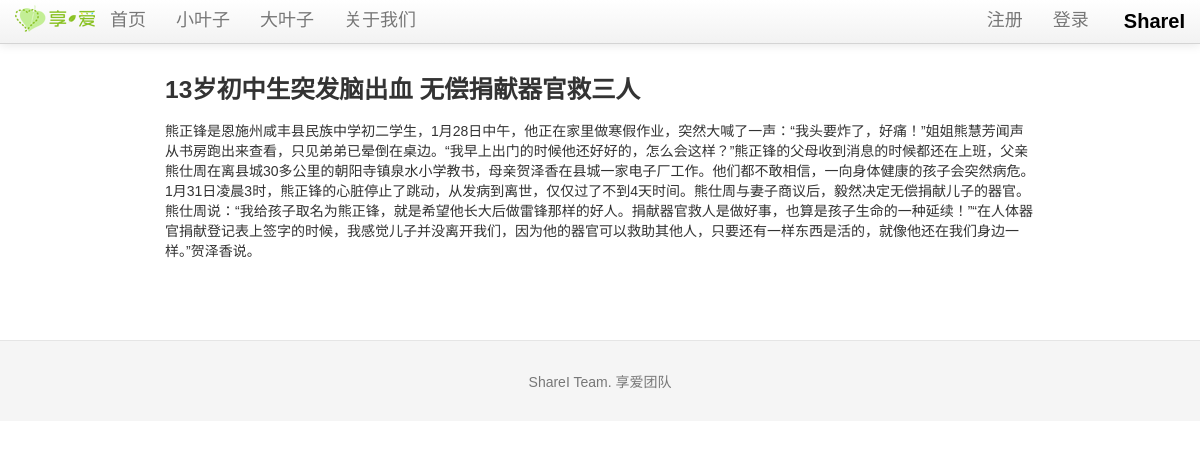
The page /blog/1 on the database its author committed.
### tables this page shows
CREATE TABLE blog (
	blog_id integer primary key autoincrement,
	bleaf_id integer not null,
	lleaf_id integer not null,
	title text not null,
	blogtext text not null,
	createtime TIMESTAMP default (datetime('now', 'localtime'))
);

### sharei.py (the view)
@app.route('/blog/<blog_id>')
def show_blog(blog_id):
    blog = query_db('select * from blog where blog.blog_id = ?', [blog_id], one=True)
    if blog is None:
        error = '不存在此日志'
        return render_template('littleleaf.html', error=error)
    return render_template('blog.html', blog=blog)

### sharei.py (called while the page is built)
def get_db():
    top = _app_ctx_stack.top
    if not hasattr(top, 'sqlite_db'):
        top.sqlite_db = sqlite3.connect(app.config['DATABASE'])
        top.sqlite_db.row_factory = sqlite3.Row
    return top.sqlite_db

@app.teardown_appcontext
def close_database(exception):
    top = _app_ctx_stack.top
    if hasattr(top, 'sqlite_db'):
        top.sqlite_db.close()

def query_db(query, args=(), one=False):
    cur = get_db().execute(query, args)
    rv = cur.fetchall()
    return (rv[0] if rv else None) if one else rv

@app.before_request
def before_request():
    g.bleaf = None
    if 'bleaf_id' in session:
        g.bleaf = query_db('select * from bleaf where bleaf_id = ?', [session['bleaf_id']], one=True)

### templates/blog.html (shortened to what this page needs)
{% extends "layout.html" %}
{% block body %}
      <h3>{{ blog.title }}</h3>
      <p>{{ blog.blogtext }}</p>
{% endblock %}

### static/css/docs.css (style rules this page uses)
body { position: relative; padding-top: 40px; }

### templates/layout.html (style rules this page uses)
body { padding-top: 60px; font: 14px "微软雅黑", Verdana, Arial, Sans-serif; }

### rows shown on the page
blog: title "13岁初中生突发脑出血 无偿捐献器官救三人", blogtext "熊正锋是恩施州咸丰县民族中学初二学生，1月28日中午，他正在家里做寒假作业，突然大喊了一声：“我头要炸了，好痛！”姐姐熊慧芳闻声从书房跑出来查看，只见弟弟已晕倒在桌边。“我早上出门的时候他还好好的，怎么会这样？”熊正锋的父母收到消息的时候都还在上班，父亲熊仕周在离县城30多公里的朝阳寺镇泉水小学教书，母亲贺泽香在县城一家电子厂工作。他们都不敢相信，一向身体健康的孩子会突然病危。1月31日凌晨3时，熊正锋的心脏停止了跳动，从发病到离世，仅仅过了不到4天时间。熊仕周与妻子商议后，毅然决定无偿捐献儿子的器官。熊仕周说：“我给孩子取名为熊正锋，就是希望他长大后做雷锋那样的好人。捐献器官救人是做好事，也算是孩子生命的一种延续！”“在人体器官捐献登记表上签字的时候，我感觉儿子并没离开我们，因为他的器官可以救助其他人，只要还有一样东西是活的，就像他还在我们身边一样。”贺泽香说。"
